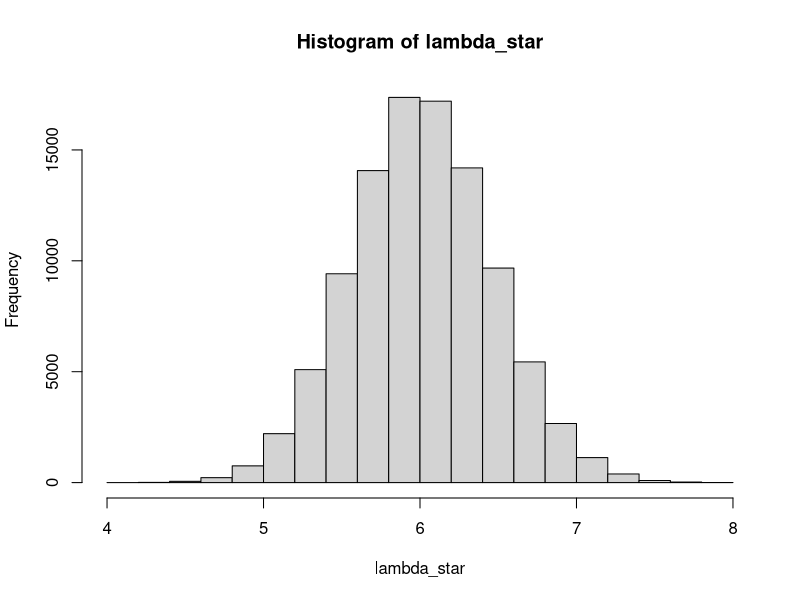
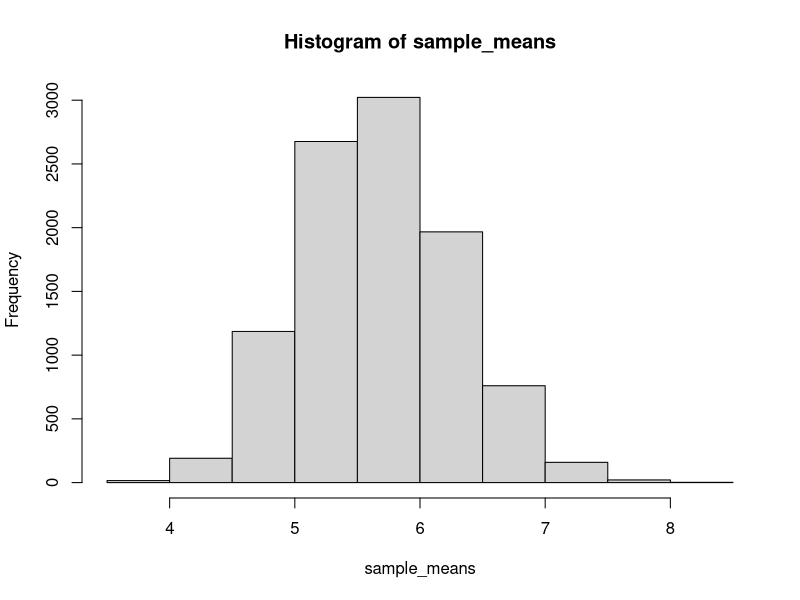

Recreate these plots in R, in order.
## ---- chunk 1
qexp(.95, rate= 1)
## ---- chunk 2
qexp(.99, rate = 1)
## ---- chunk 3
qt(.95, df = 12, ncp = 0)
## ---- chunk 4
flips1 <- "HTHTHTHTHTHTHTHTHTHTHTHTHTHTHTHTHHTHTHTHTHTHTHTTHTHTHTHTHTHTHHTHTHTHTHTHTHTHTHTHTHTHTHTHTHHTTHTHTHTHTHTHTHTHTHTHTHTHTHHTHTHTHTHTHTHTHTHTHTHTHTTHTHTHTHTHTHTHTHTHTHTHTHTHHTHTHTHTHTHTHTHTHTHTHTHHTHTHTHTH"

flips2 <- "HHHTHTTTHHTHHTHHHTTTTHTHTHHTTHTHHHTHHTHTTTHTHHHTHTTTHTHTHHTHTHTTHTHHTHTHTTTHTHHHTHTHTTHTHTHHTHTHTHHHTHTTTHTHHTHTHTHHTTTHTHHTHHTTTTHTHTHHHTHTTHTHHTHTHTTHTHHTHTHHHTHHHTHTTTHTTHTTTHTHHHTHTHTTHTHHTHHTHTTT"

flips3 <- "HHTHTHTTTHTHHHTHHTTTHTHHTHTTTHTHTHHTHTHTTHTHHHHHHTTTHTHTHHTHTTTHTHHTHTHTTTHTHHHTTHTTTHTHTHHHHTHTTHHTTTTTHTHHHTHTHTTTTTHHHTHHTHHTHHHTTTTHTHTHHHTHHTTTTTHTHHHTHTHTHTTTHTHHHTHTHTHTTHTHHTHTHTHTTTTHTHHHTHTH"

flips4 <- "HTHHHHHHHTHTTHHTTHHHTHTHTTTHHTHHHTHHTTHTTTTTTTTTHTHHTTTTTHTHTHTHHTTHTTHTTTTTHHHTHTTTHTHTHHHTHTTTTHTHTHHTTHTHTTHHTHTHHHHTHTTHHTTHTTHTTHTHHHHHHTTTTTTHHHTTHTHHHHTTTHTTHHHTTHTHHTTTHHTHHTTTHTHHTHHHTHHTTHHH"

flips5 <- "HHHHHHHHHHHTTTTTTTTTTTHHHHHHHHHHHHTTTTTTTTTTTHHHHHHHHHHHHHTTTTTTTTTTHHHHHHHHHHTTTTTTTTHHHHHHHHTTTTTTTHHHHHHHHHTTTTTTTTTHHHHHHHHTTTHHHHHHHHHHHTTTTTTTTTTTHHHHHHHHHHHHTTTTTTTTTTTHHHHHHHHHHHHHTTTTTTTTTTHH"

flips6 <- "TTHTTTHTTTTTTTHTHTHTHTTHTTHTHHTHHTTTHHTHTTTHTHHTHHHTHTTHHTHHTTHTHTTTTHTHTTTHHTTTTTTTTHTHHTTHTTTTTTHTHTHTHTTTHTTHHTTHTTTHHTTTHTTHTTTTHTTTTHHTTTHTHTHHHTTTTTTHTHHTTTTTTTTTTTTHHHTTTHHHTTTHTTTHTHTTHTTTTTHT"

# you can use the function below to split the above strings into vectors of flips
split <- function(str) {
  return(strsplit(str, split = "")[[1]])
}
# Example: split the first sequence into a vector of characters.
split(flips1)
## ---- chunk 5
p = 0.5
n = length(split(flips1))
sd = sqrt((p*(1-p))/n)
# The null normal distribution has a mean of 0.5 and sd of .035355 (given the shared n of 200 across all sets of flips)

p_hat1 = sum(split(flips1)=="H")/n
z_score1 = abs((p_hat1 - p)/sd)
p_value1 = pnorm(-z_score1) + (1 - pnorm(z_score1))
p_value1

p_hat2 = sum(split(flips2)=="H")/n
z_score2 = abs((p_hat2 - p)/sd)
p_value2 = pnorm(-z_score2) + (1 - pnorm(z_score2))
p_value2

p_hat3 = sum(split(flips3)=="H")/n
z_score3 = abs((p_hat3 - p)/sd)
p_value3 = pnorm(-z_score3) + (1 - pnorm(z_score3))
p_value3

p_hat4 = sum(split(flips4)=="H")/n
z_score4 = abs((p_hat4 - p)/sd)
p_value4 = pnorm(-z_score4) + (1 - pnorm(z_score4))
p_value4

p_hat5 = sum(split(flips5)=="H")/n
z_score5 = abs((p_hat5 - p)/sd)
p_value5 = pnorm(-z_score5) + (1 - pnorm(z_score5))
p_value5

p_hat6 = sum(split(flips6)=="H")/n
z_score6 = abs((p_hat6 - p)/sd)
p_value6 = pnorm(-z_score6) + (1 - pnorm(z_score6))
p_value6
## ---- chunk 6
B = 100000
n = 30
alpha = .05

X_vals = rpois(n = n, lambda = 7)
lambda_hat = mean(X_vals)
lambda_hat

lambda_star = rep(NA, B)
for (j in 1:B) {
  data_star = rpois(n = n, lambda = lambda_hat)
  lambda_star[j] = mean(data_star)
}

hist(lambda_star)

lowerBound = alpha/2
upperBound = 1-(alpha/2)

quantile(lambda_star, probs = c(lowerBound, upperBound))
## ---- chunk 7
NMC = 1000
check_parameter_within = rep(NA, NMC)
for (i in 1:NMC) {
  n = 150
  lambda = 3
  B = 1000
  alpha = .05
  
  lambda_values = rexp(n = n, rate = lambda)
  lambda_hat = 1/mean(lambda_values)
  
  lambda_star = rep(NA, B)
  for (j in 1:B) {
    data_star = rexp(n = n, rate = lambda_hat)
    lambda_star[j] = 1/mean(data_star)
  }
  
  lowerBound = alpha/2
  upperBound = 1-(alpha/2)
  
  output = quantile(lambda_star, probs = c(lowerBound, upperBound))
  
  if (3 > output[1] && 3 < output[2] ) {
    check_parameter_within[i] = TRUE
  } else {
    check_parameter_within[i] = FALSE
  }
  
}

sum(check_parameter_within)/NMC
## ---- chunk 8
n = 10000
sample_means = rep(NA, n)
for (i in 1:n) {
  sample_means[i] = mean(rgeom(100, prob = .15))
}

hist(sample_means)
